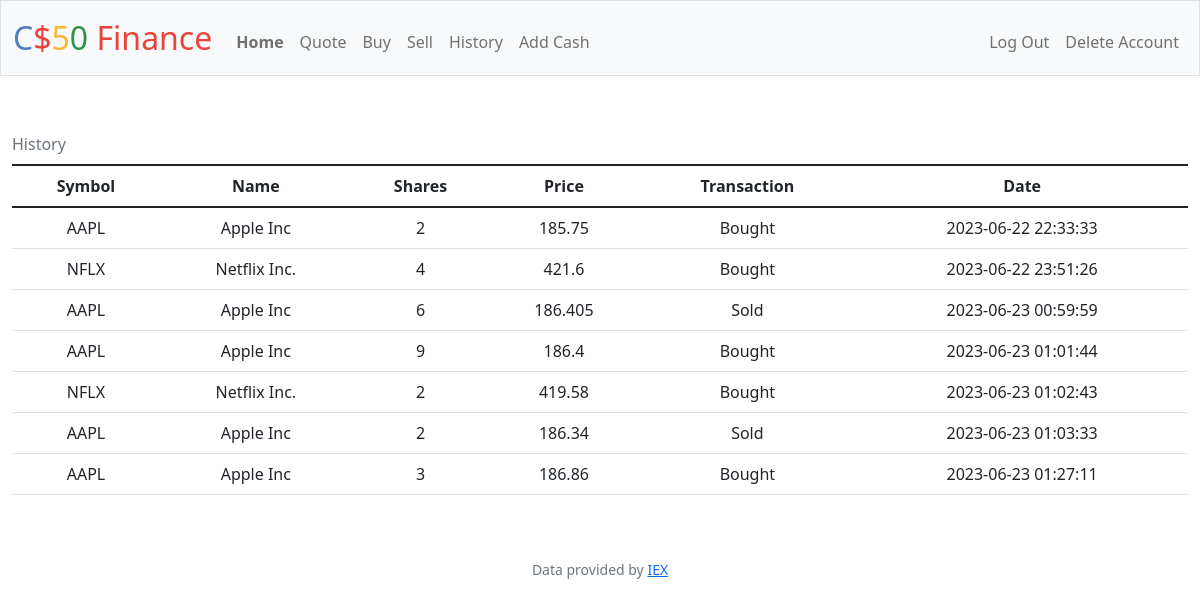
Screenshot of /history (signed in) with the database file from the repository.
### tables this page shows
CREATE TABLE 'transactions' ('id' INTEGER PRIMARY KEY AUTOINCREMENT NOT NULL, 'user_id' INTEGER NOT NULL, 'symbol' TEXT NOT NULL, 'name' TEXT NOT NULL, 'shares' INTEGER, 'price' REAL NOT NULL, 'date' DATETIME NOT NULL);

### finance/app.py (the view)
@app.route("/history")
@login_required
def history():
    user_id = session["user_id"]
    transactions_db = db.execute("SELECT * FROM transactions WHERE user_id = ?", user_id)
    return render_template("history.html", transactions = transactions_db)

### finance/app.py (called while the page is built)
@app.after_request
def after_request(response):
    response.headers["Cache-Control"] = "no-cache, no-store, must-revalidate"
    response.headers["Expires"] = 0
    response.headers["Pragma"] = "no-cache"
    return response

### finance/helpers.py (called while the page is built)
def login_required(f):
    @wraps(f)
    def decorated_function(*args, **kwargs):
        if session.get("user_id") is None:
            return redirect("/login")
        return f(*args, **kwargs)
    return decorated_function

### finance/templates/history.html (shortened to what this page needs)
{% extends "layout.html" %}
{% block main %}
<table class="table caption-top">
    <caption>History</caption>
    <thead>
      <tr>
        <th scope="col">Symbol</th>
        <th scope="col">Name</th>
        <th scope="col">Shares</th>
        <th scope="col">Price</th>
        <th scope="col">Transaction</th>
        <th scope="col">Date</th>
      </tr>
    </thead>
    <tbody>
        {% for stock in transactions %}
            <tr>
                <td>{{ stock["symbol"] }}</td>
                <td>{{ stock["name"] }}</td>
                <td>{{ stock["shares"]|abs }}</td>
                <td>{{ stock["price"] }}</td>
                {% if stock["shares"] < 0 %}
                    <td>Sold</td>
                {% else %}
                    <td>Bought</td>
                {% endif %}
                <td>{{ stock["date"] }}</td>
            </tr>
        {% endfor %}
    </tbody>
  </table>
{% endblock %}

### finance/templates/layout.html (shortened to what this page needs)
<!DOCTYPE html>
<html lang="en">
    <head>
        <link href="https://cdn.jsdelivr.net/npm/bootstrap@5.1.3/dist/css/bootstrap.min.css" rel="stylesheet">
        <link href="/static/styles.css" rel="stylesheet">
    </head>
    <body>
        <nav class="bg-light border navbar navbar-expand-md navbar-light">
            <div class="container-fluid">
                <a class="navbar-brand" href="/"><span class="blue">C</span><span class="red">$</span><span class="yellow">5</span><span class="green">0</span> <span class="red">Finance</span></a>
                <div class="collapse navbar-collapse" id="navbar">
                    {% if session["user_id"] %}
                        <ul class="navbar-nav me-auto mt-2">
                            <li class="nav-item"><a class="nav-link" href="/"><b>Home</b></a></li>
                            <li class="nav-item"><a class="nav-link" href="/quote">Quote</a></li>
                            <li class="nav-item"><a class="nav-link" href="/buy">Buy</a></li>
                            <li class="nav-item"><a class="nav-link" href="/sell">Sell</a></li>
                            <li class="nav-item"><a class="nav-link" href="/history">History</a></li>
                            <li class="nav-item"><a class="nav-link" href="/add">Add Cash</a></li>
                        </ul>
                        <ul class="navbar-nav ms-auto mt-2">
                            <li class="nav-item"><a class="nav-link" href="/logout">Log Out</a></li>
                            <li class="nav-item"><a class="nav-link" href="/delete">Delete Account</a></li>
                        </ul>
                    {% else %}
                        <ul class="navbar-nav ms-auto mt-2">
                            <li class="nav-item"><a class="nav-link" href="/register">Register</a></li>
                            <li class="nav-item"><a class="nav-link" href="/login">Log In</a></li>
                        </ul>
                    {% endif %}
                </div>
            </div>
        </nav>
        <main class="container-fluid py-5 text-center">
            {% block main %}{% endblock %}
        </main>
        <footer class="mb-5 small text-center text-muted">
            Data provided by <a href="https://iexcloud.io/">IEX</a>
        </footer>
    </body>
</html>

### finance/static/styles.css (style rules this page uses)
nav .navbar-brand { font-size: xx-large; }
nav .navbar-brand .blue { color: #537fbe; }
nav .navbar-brand .red { color: #ea433b; }
nav .navbar-brand .yellow { color: #f5b82e; }
nav .navbar-brand .green { color: #2e944b; }

### rows the page displays
transactions: symbol "AAPL", name "Apple Inc", shares|abs "2", price "185.75", shows "Bought", date "2023-06-22 22:33:33"
transactions: symbol "NFLX", name "Netflix Inc.", shares|abs "4", price "421.6", shows "Bought", date "2023-06-22 23:51:26"
transactions: symbol "AAPL", name "Apple Inc", shares|abs "6", price "186.405", shows "Sold", date "2023-06-23 00:59:59"
transactions: symbol "AAPL", name "Apple Inc", shares|abs "9", price "186.4", shows "Bought", date "2023-06-23 01:01:44"
transactions: symbol "NFLX", name "Netflix Inc.", shares|abs "2", price "419.58", shows "Bought", date "2023-06-23 01:02:43"
transactions: symbol "AAPL", name "Apple Inc", shares|abs "2", price "186.34", shows "Sold", date "2023-06-23 01:03:33"
transactions: symbol "AAPL", name "Apple Inc", shares|abs "3", price "186.86", shows "Bought", date "2023-06-23 01:27:11"
